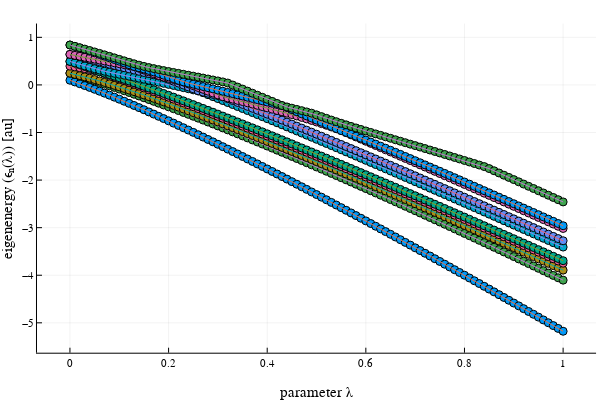

This figure's notebook cell:
### Code cell
fig2=plot_eigenvalues(simulation_info_03,output_data_03,1:1:10;show_label=false)
display(fig2)
